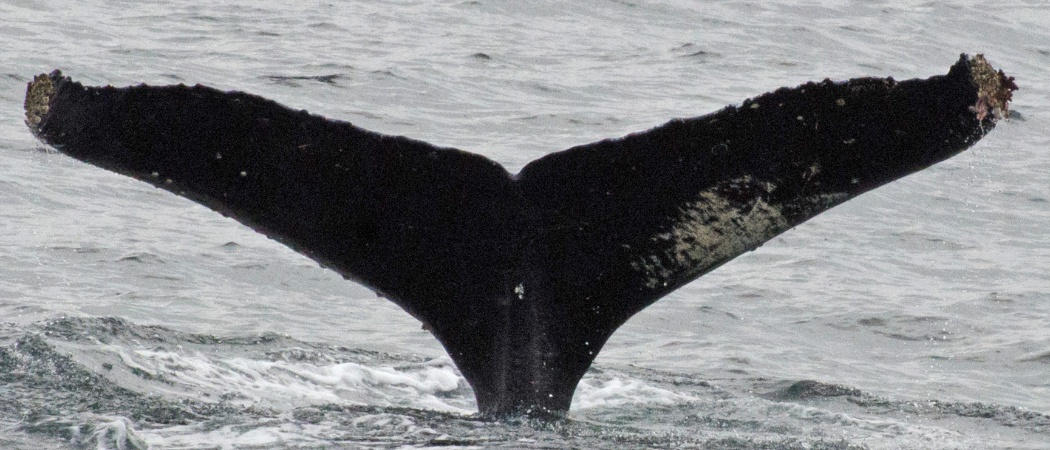
#> input picture 4/whale_tail/images/test_image_00.jpg, 1050 x 450 px; its folder holds only this picture in this run
$ jupyter execute --allow-errors 4.ipynb
#> lines starting #> are read from the running program, lines starting #| are printed output that depends on the picture
# Homework 4

# Задача №1 - Хвост кита

Не так давно на kaggle было соревнование по классификации горбатых китов по снимках их хвостов. Одним из приемов для улучшения работы нейронной сети было выделение маски хвоста. Затем по этой маске вырезался хвост на исходном изображении, нормировался, отображался на черный фон и подавался нейронной сети на вход.

Ваша задача - написать программу, которая совершит предобработку картинки, описанную выше. Т.е. найти маску хвоста, по маске вырезать из исходного изображения хвост, нормировать изображение хвоста так, чтобы оно всегда имело один заданный размер и равномерно занимало место, то есть, если хвост был повернут, его нужно выпрямить.

Изображения хвостов находятся в папке whale_tail/images к этому занятию. Разметка картинок (маски хвостов) лежат в папке whale_tail/ground_truth. После выделения хвоста посчитайте IoU для каждой картинки (ипсользуя маски из whale_tail/ground_truth)

<table><tr>
    <td>
    <td>  </td>

</tr></table>

# IoU
 Intercetion over union - число от 0 до 1, показывающее, насколько у двух объектов (эталонного (ground true) и текущего) совпадает внутренний “объем”.


[cell 1]
import cv2
import glob
import numpy as np
from skimage.filters import threshold_otsu
import matplotlib.pyplot as plt

# [84 lines left out: functions generate_shape_mask, apply_rotation, calculate_iou, detect_mask, not called in this run]

def process_images(image_paths, ground_truth_paths):
    """
    Обработка изображений и вычисление метрики IoU для каждого изображения.
    """
    image_count = len(image_paths)
    plot_index = 1

    for idx in range(image_count):
        # Загружаем изображения
        input_image = cv2.imread(image_paths[idx])
#> input_image is the input picture: shape (450, 1050, 3); mean B, G, R 136.4, 133.8, 132.3
        grayscale_image = cv2.cvtColor(input_image.copy(), cv2.COLOR_BGR2GRAY)
        ground_truth = cv2.imread(ground_truth_paths[idx])
        actual_mask = cv2.cvtColor(ground_truth, cv2.COLOR_BGR2GRAY) > 0

        # Генерируем предсказанную маску
        predicted_mask = detect_mask(grayscale_image)

        # Вычисляем IoU
        iou_score = calculate_iou(predicted_mask, actual_mask)

        # Визуализация результатов
        plt.figure(figsize=(10, 100), constrained_layout=True)

        plt.subplot(image_count, 2, plot_index)
        plt.title(f"Predicted (IoU = {iou_score:.3f})")
        plt.axis('off')
        plt.imshow(predicted_mask, cmap='gray')
        plot_index += 1

        plt.subplot(image_count, 2, plot_index)
        plt.title("Ground Truth")
        plt.axis('off')
        plt.imshow(actual_mask, cmap='gray')
        plot_index += 1

#> (the rest of this cell did not finish here and is left out)

# Задача №2 - Найти шаблон на изображении с помощью HOG и кросс-корреляции

Ваша задача - написать программу, которая сможет найти шаблон одного глаза на нескольких изображениях, в том числе затемненных. Использовать нужно HOG представление изображений, поиск шаблона сделать с помощью кросс-корреляции

Изображение глаз человека и шаблон, который нужно на нем найти, находятся в папке hog

<table><tr>
    <td>
</tr></table>

<table><tr>
    <td>  </td>
      <td>  </td>
      <td>  </td>

</tr></table>

[cell 2]
import cv2
import numpy as np
from skimage.feature import hog
import matplotlib.pyplot as plt
import os


images_path = 'hog/'
template_path = 'hog/eye.png'


def load_image(image_path):
#> called with image_path = 'hog/eye.png'
    image = cv2.imread(image_path, cv2.IMREAD_GRAYSCALE)
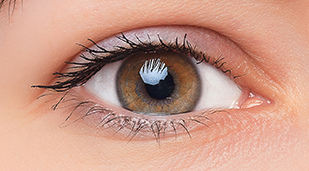
#> input picture 4/hog/eye.png, 309 x 171 px
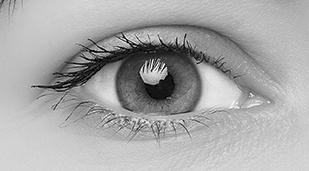
#> image: shape (171, 309); min 0, max 255, mean 168
    return image

def compute_hog(image):
    hog_features, hog_image = hog(image, pixels_per_cell=(8, 8), cells_per_block=(2, 2), visualize=True)
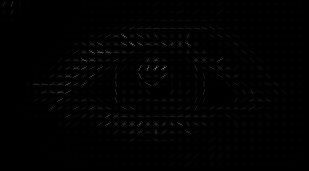
#> hog_image: shape (171, 309) float64; min 0, max 120.9, mean 1.8
    return hog_features, hog_image


def match_template(image, template):

    image = image.astype(np.uint8)
    template = template.astype(np.uint8)

    result = cv2.matchTemplate(image, template, cv2.TM_CCOEFF_NORMED)
#> result = [1]
    min_val, max_val, min_loc, max_loc = cv2.minMaxLoc(result)
#> min_val = 1; max_val = 1; min_loc = (0, 0); max_loc = (0, 0)
    return max_loc, max_val, result

template = load_image(template_path)
template_hog, template_hog_image = compute_hog(template)


for image_filename in os.listdir(images_path):
    image_path = os.path.join(images_path, image_filename)
    image = load_image(image_path)
    image_hog, image_hog_image = compute_hog(image)

    max_loc, max_val, result = match_template(image_hog_image, template_hog_image)
#> max_loc = (0, 0); max_val = 1; result = [1]

    h, w = template.shape
#> h = 171; w = 309
    top_left = max_loc
#> top_left = (0, 0)
    bottom_right = (top_left[0] + w, top_left[1] + h)
#> bottom_right = (309, 171)

    cv2.rectangle(image, top_left, bottom_right, 255, 2)
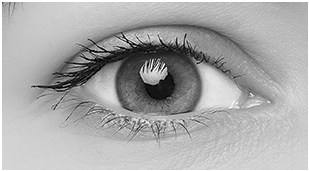
#> image: shape (171, 309); min 0, max 255, mean 169.6

    plt.figure(figsize=(12, 6))
    plt.subplot(1, 3, 1)
    plt.imshow(image, cmap='gray')
    plt.title('Detected Template')


    plt.subplot(1, 3, 2)
    plt.imshow(template, cmap='gray')
    plt.title('Template')

    plt.suptitle(f'Match value: {max_val:.2f}')
    plt.show()
